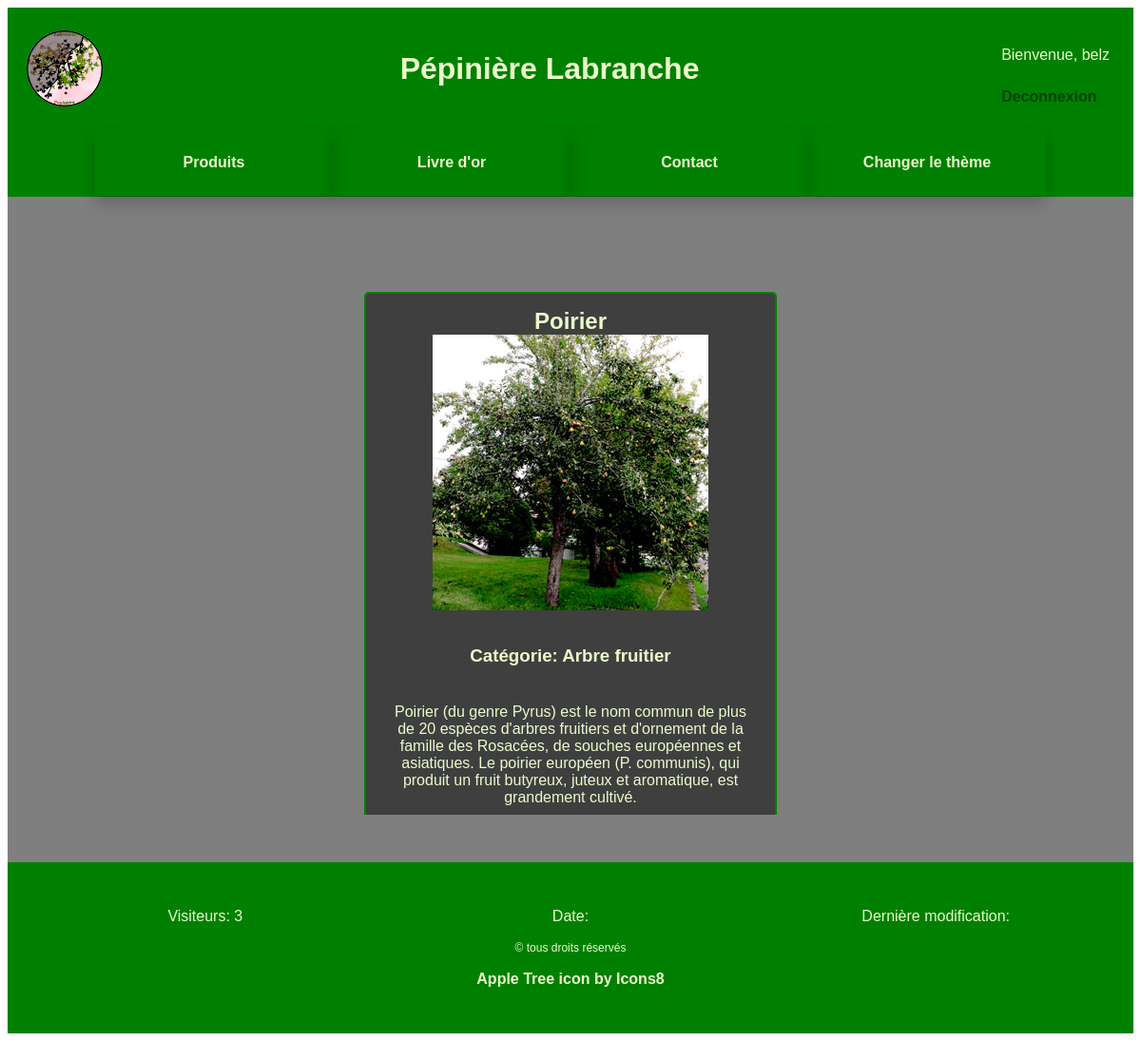
/view/produit.php?sku=2 (signed in), run on the app's committed database.
### tables this page shows
CREATE TABLE IF NOT EXISTS `utilisateurs` (
  `id` int(11) NOT NULL AUTO_INCREMENT,
  `username` varchar(255) NOT NULL,
  `password` varchar(255) NOT NULL,
  `email` varchar(255) NOT NULL,
  `nom` varchar(255) NOT NULL,
  `prenom` varchar(255) NOT NULL,
  PRIMARY KEY (`id`)
);

CREATE TABLE IF NOT EXISTS `produits` (
  `id` int(11) NOT NULL AUTO_INCREMENT,
  `nom` varchar(255) NOT NULL,
  `categorie` varchar(255) NOT NULL,
  `description` text NOT NULL,
  `prix` double(6,2) NOT NULL,
  `quantite` int(11) NOT NULL,
  `image` varchar(255) NOT NULL,
  PRIMARY KEY (`id`)
);

### model/ProductManager.php (called while the page is built, shortened)
<?php
class ProductManager extends Manager
{
    public function getProduct($sku)
    {
        $db = $this->dbConnect();
        $stmt = $db->prepare("SELECT * FROM produits WHERE id=:id");
        $stmt->execute(array('id' => $sku));
        return $stmt;
    }
}

### controller/controller.php (called while the page is built, shortened)
<?php
require_once("C://wamp64/www/projetTP3/model/LoginManager.php");
require_once("C://wamp64/www/projetTP3/model/ProductManager.php");
function getUserLoggedIn($id)
{
    $loginManager = new LoginManager();
    $select_stmt = $loginManager->getUserLoggedIn($id);
    $row = $select_stmt->fetch(PDO::FETCH_ASSOC);
    return $row;
}
function getProduct($sku)
{
    $productManager = new ProductManager();
    $stmt = $productManager->getProduct($sku);
    $produit = $stmt->fetch(PDO::FETCH_ASSOC);
    return $produit;
}

### model/LoginManager.php (called while the page is built, shortened)
<?php
class LoginManager extends Manager
{
    public function getUserLoggedIn($id)
    {
        $db = $this->dbConnect();
        $select_stmt = $db->prepare("SELECT * FROM utilisateurs WHERE id=:id");
        $select_stmt->execute(array(":id" => $id));
        return $select_stmt;
    }
}

### view/produit.php (the view, shortened to what this page needs)
<?php session_start();
$id = $_SESSION['user_login'];
$title = 'Produit'; ?>
<?php
require("C://wamp64/www/projetTP3/controller/controller.php");
$username = $row['username']; ?>
<?php
try {
    if (isset($_GET['sku']) && !empty($_GET['sku'])) {
        $sku = $_GET['sku'];
        $produit = getProduct($sku);
        if (count($produit) > 0) {
            ?>
            <div class="container scroll">
                <div class="detail-produit">
                    <h2><?php echo $produit['nom'] ?></h2>
                    <img class="" src="<?php echo $produit['image'] ?>"/></br>
                    <h3>Catégorie: <?php echo $produit['categorie'] ?></h3>
                    <p><?php echo $produit['description'] ?></p>
                </div>
            </div>
            <?php
        } else {
            echo 'Rien trouvé';
        }
    }
} catch (PDOEXCEPTION $e) {
    $e->getMessage();
}
?>
<?php require('template.php'); ?>

### view/header.php (shortened to what this page needs)
<header>
    <img src="/public/images/logo.png" class="logo">
    <h1>Pépinière Labranche</h1>
    <div class="user">
        <?php
        if ($title != 'Accueil' || $title == 'Contact') {
            if (isset($_SESSION['user_login'])) {
                $id = $_SESSION['user_login'];
                try {
                    $row = getUserLoggedIn($id);
                    $username = $row['username'];
                } catch (PDOEXCEPTION $e) {
                    $e->getMessage();
                }
                ?>
                <p>Bienvenue, <?php echo $username; ?></p>
                <p><a href="logout.php" class="lien-dark">Deconnexion</a></p>
                <?php
            } else {
                ?>
                <p></p>
                <?php
            }
        } else {
            ?>
            <p></p>
            <?php
        } ?>
    </div>
</header>

### public/css/style.css (style rules this page uses)
body { display: flex; flex-direction: column; justify-content: space-between; align-items: stretch; font-size: 16px; font-family: "Trebuchet MS", Helvetica, sans-serif; }
p { padding: 5px; }
h1 { text-align: center; }
h2 { margin:0; }
header { display: flex; justify-content: space-between; align-items: center; padding: 20px; }
a { text-decoration: none; font-weight: bold; padding-bottom:2px; }
div.user > p:nth-child(2) { margin: 0; }
.logo { width: 80px; }
.container { overflow-y: scroll; display: flex; flex-direction: column; align-items: center; align-self: normal; }
.detail-produit { display: flex; flex-direction: column; align-items: center; max-width: 400px; margin: 50px auto; text-align: center; padding: 15px; border-radius: 5px; }

### public/css/theme-dark.css (style rules this page uses)
body { color: #eafbcb; }
a { color: #eafbcb; }
input[type="text"], input[type="email"], input[type="password"], textarea, .detail-produit, .comment { color: #eafbcb; }
.detail-produit, .comment { border: 2px solid #008000; box-shadow: inset 2000px 0 0 0 rgba(0, 0, 0, 0.5); }
.lien-dark { color: rgba(0, 0, 0, 0.5); }

### data on the page
utilisateurs: username "belz"
produits: nom "Poirier", image (picture), categorie "Arbre fruitier", description "Poirier (du genre Pyrus) est le nom commun de plus de 20 espèces d'arbres fruitiers et d'ornement de la famille des Rosacées, de souches européennes et asiatiques. Le poirier européen (P. communis), qui produit un fruit butyreux, juteux et aromatique, est grandement cultivé."

### other printed values
$total_website_views "3"
